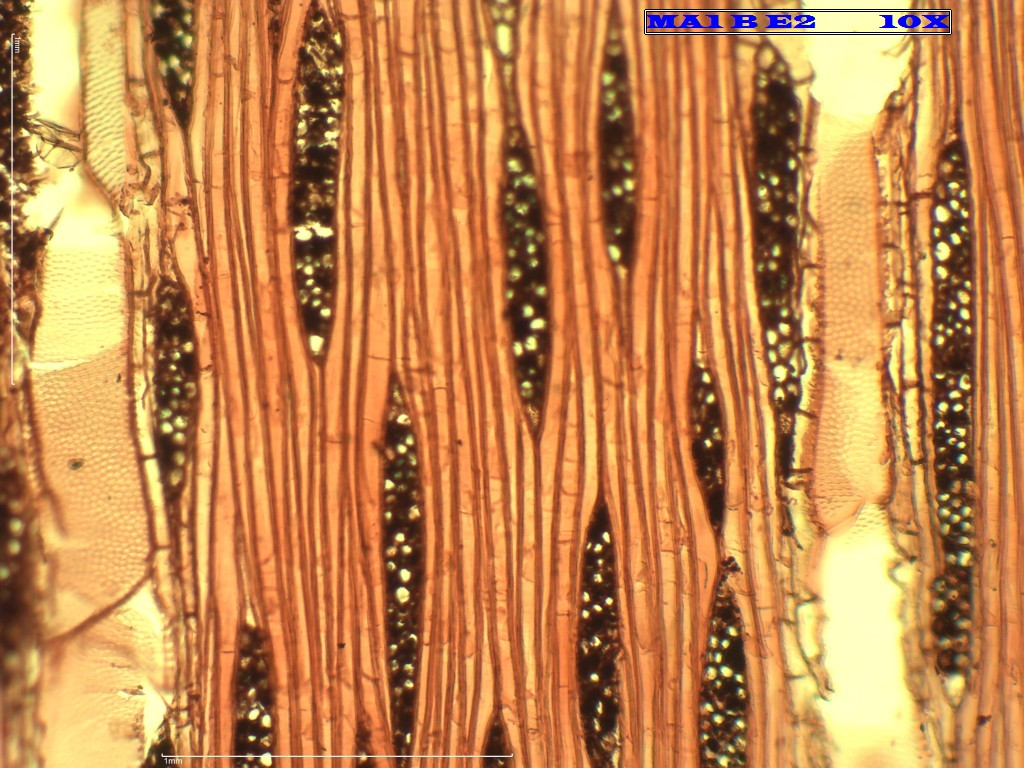
%> input picture Dados/Arvore1/01.jpg, 1024 x 768 px; its folder holds only this picture in this run
$ octave Ex2.m   (GNU Octave 9; MATLAB toolbox functions it lacks are replaced by stand-ins)
%> lines starting %> are read from the running program, lines starting %| are printed output that depends on the picture; in (x1, y1, x2, y2) boxes, pixels count from 0 and x2, y2 are one past the last pixel; in counts of white or black regions, pixels touching at a corner belong together; the program's own positions count from 1
### Codigo/PlotImgHist.m
function PlotImgHist(cdata1, X1, Y1)
%CREATEFIGURE(CDATA1, X1, Y1)
%  CDATA1:  image cdata
%  X1:  stem x
%  Y1:  stem y

%  Auto-generated by MATLAB on 10-May-2018 15:56:14

% Create figure
figure1 = figure;

% Create axes
axes1 = axes('Parent',figure1,'Position',[0.01 0.11 0.5 0.815]);
axis off
hold(axes1,'on');

% Create image
colormap('gray')
image(cdata1,'Parent',axes1,'CDataMapping','scaled');

box(axes1,'on');
axis(axes1,'tight');
axis(axes1,'ij');
% Set the remaining axes properties
set(axes1,'Layer','top','TickDir','out');
% Create axes
axes2 = axes('Parent',figure1,'Position',[0.55 0.25 0.4 0.5]);
hold(axes2,'on');

% Create stem
stem(X1,Y1,'Parent',axes2,'LineWidth',1);

% Uncomment the following line to preserve the X-limits of the axes
% xlim(axes2,[0 1]);
box(axes2,'on');
grid(axes2,'on');
% Set the remaining axes properties
set(axes2,'FontSize',22,'YAxisLocation','right');

### Codigo/Filters/getSobelFilter.m
    %retorna solo el filtro de sobel normalizado en la direction x
function A = getSobelFilter(direction)
if direction == 'x'
    A = [-1 0 1; -2 0 2; -1 0 1]; % x direction
elseif direction == 'y'
    A = [1 2 1; 0 0 0 ; -1 -2 -1]; % y direction
end

### Codigo/Ex2.m
clear all
close all
clc

%%%%%%%%%%%%%%%%%%%%%%%%%%%%%%%%%%%%%%%%%%%%%%%%%%%
%%%%%%% AUTOR: RAYNER HAROLD MONTES CONDORI %%%%%%%
%%%%%%%%%%%%%%%%%%%%%%%%%%%%%%%%%%%%%%%%%%%%%%%%%%%
addpath('.', filesep', 'Filters')
directory_path = ['..', filesep, 'Dados', filesep, 'Arvore1', filesep];
img_ext = 'jpg';
img_names = dir( [directory_path, '*.', img_ext] );
img_names = sort({img_names.name});


%% Step 1: Reading and displaying image

%%%%%%%%%%%%%%% To Edit %%%%%%%%%%%%%%%%
chosen_img = 1; % Number from 1 to 15
%%%%%%%%%%%%%%%%%%%%%%%%%%%%%%%%%%%%%%%%
img_path = [directory_path, img_names{chosen_img} ];

gray_img = rgb2gray( imread(img_path) );
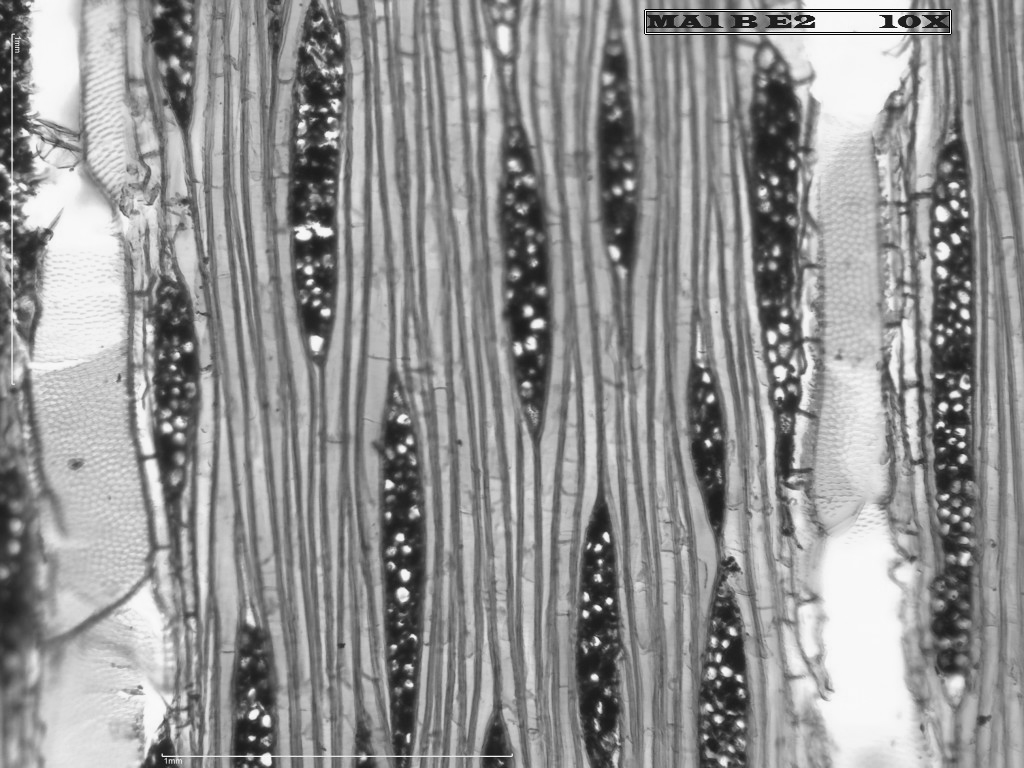
%> gray_img: size 768x1024 uint8; min 1, max 255, mean 146.2
gray_img = im2double(gray_img);
%> gray_img: size 768x1024 double
figure, imshow(gray_img)

%% Step 2: Filtering
filter_id = 'sobel';
switch filter_id
    case 'sobel'
        filter = getSobelFilter('x');
%         filter2 = getSobelFilter('y');
        filtered_img = imfilter(gray_img, filter);
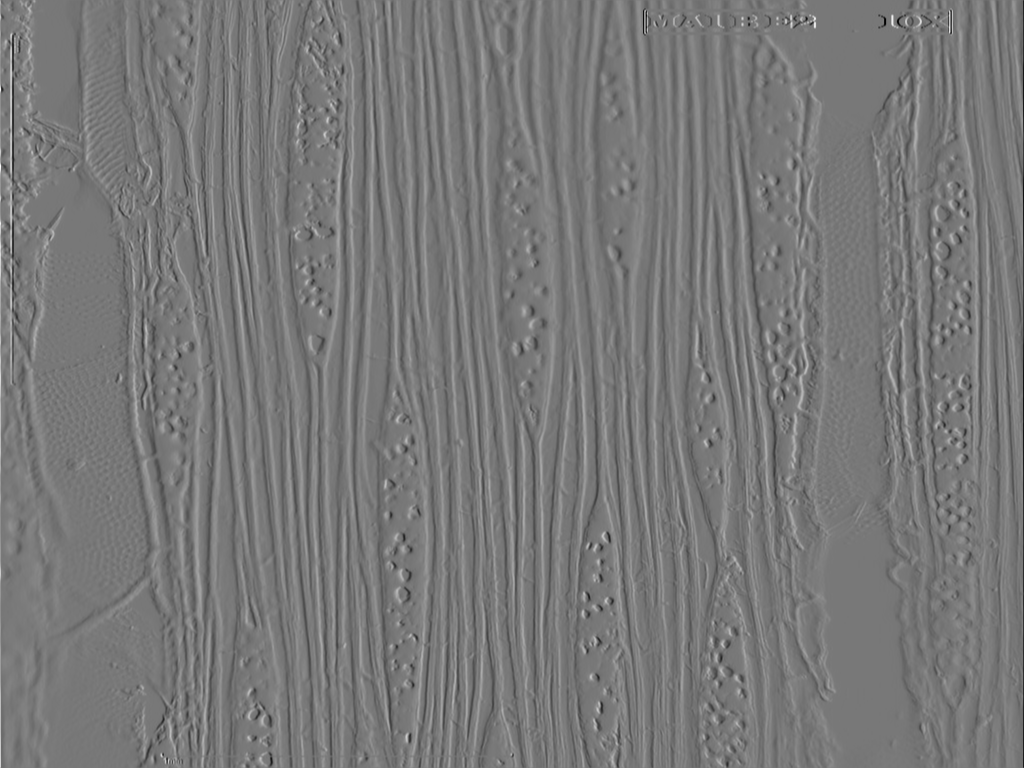
%> filtered_img: size 768x1024 double; min -3.36, max 3.76, mean 0.000899; drawn with min black and max white
%         filtered2_img = imfilter(gray_img, filter2);
%         filtered_img = sqrt( filtered_img.^2 + filtered2_img.^2);
    case 'log'
        filter = laplacian_of_gaussian(5);
        filtered_img = imfilter(gray_img, filter);
    case 'gauss'
        filtered_img = imgaussfilt( gray_img, 10);
    case 'gabor'
        lambda  = 10;   % size of the filter
        theta   = pi/2; % orientation of the filter
        filter = gabor_fn(1,0.5,0,lambda,theta ) + 1i * gabor_fn(1,0.5,pi/2,lambda,theta );
        filtered_img = abs(imfilter(gray_img, filter));
    case 'bank_gabor'
        lambda  = 10;   % size of the filter
        filtered_img = zeros( size(gray_img) );
        for theta = pi/4:pi/2:(3*pi/4)
            filter = gabor_fn(1,0.5,0,lambda,theta ) + 1i * gabor_fn(1,0.5,pi/2,lambda,theta );
            filtered_img = filtered_img  + abs(imfilter(gray_img, filter));
        end
end

filtered_img = (filtered_img - min(filtered_img(:))) / (max(filtered_img(:)) - min(filtered_img(:)));
[a, x] = imhist(filtered_img, 256) ;
%> a = 256 values, max 67899 at index 121, min 0 at index 5, mean 3072; x = 256 values from 0 to 1
PlotImgHist(filtered_img, x,a)
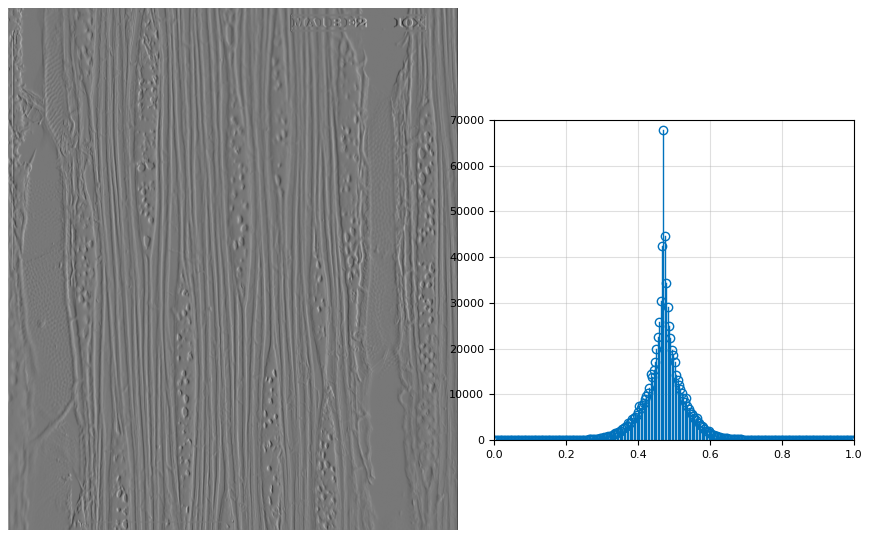
%> figure redrawn from the program's plot data, 2 panels


%% Step 3: Thresholding
level = graythresh(filtered_img);
%> level = 0.451
disp(level)
%| 0.4510
bw_img = filtered_img > 0.5;
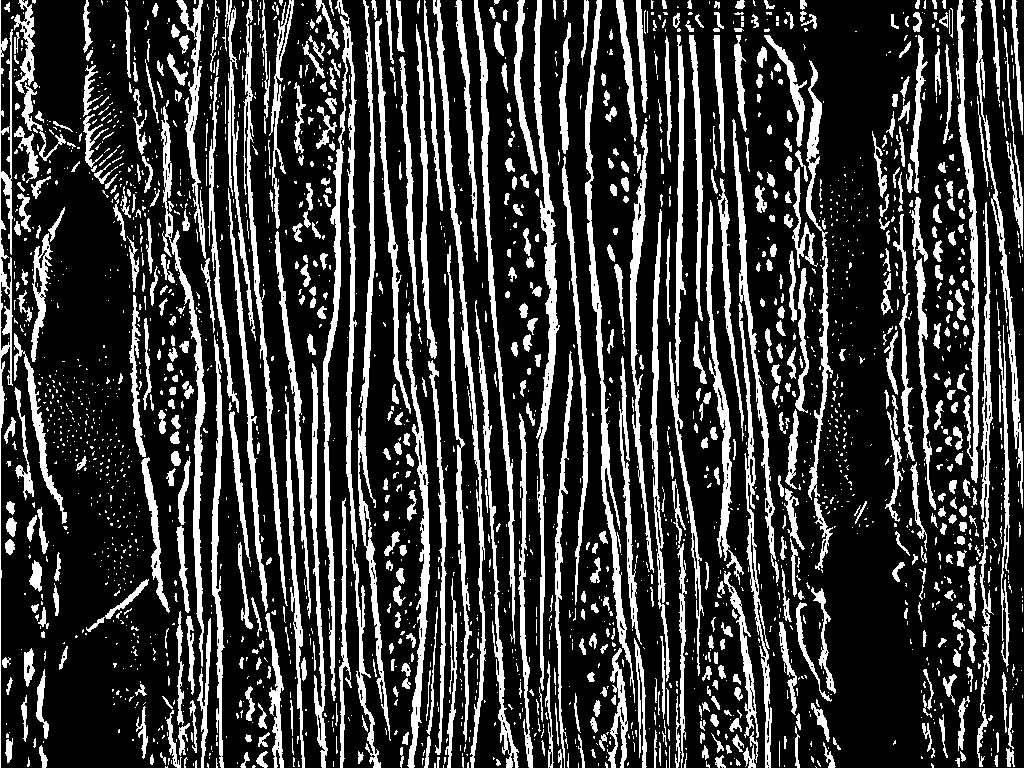
%> bw_img: size 768x1024 logical; 23.2% white; 2285 white regions (1595 under 20 px), largest, box (x1, y1, x2, y2) and area: (323, 0, 357, 701) 5762, (534, 0, 560, 691) 4118, (585, 0, 635, 703) 3928
figure, imshow(bw_img)

$ run again, on Dados/Arvore1/02.jpg
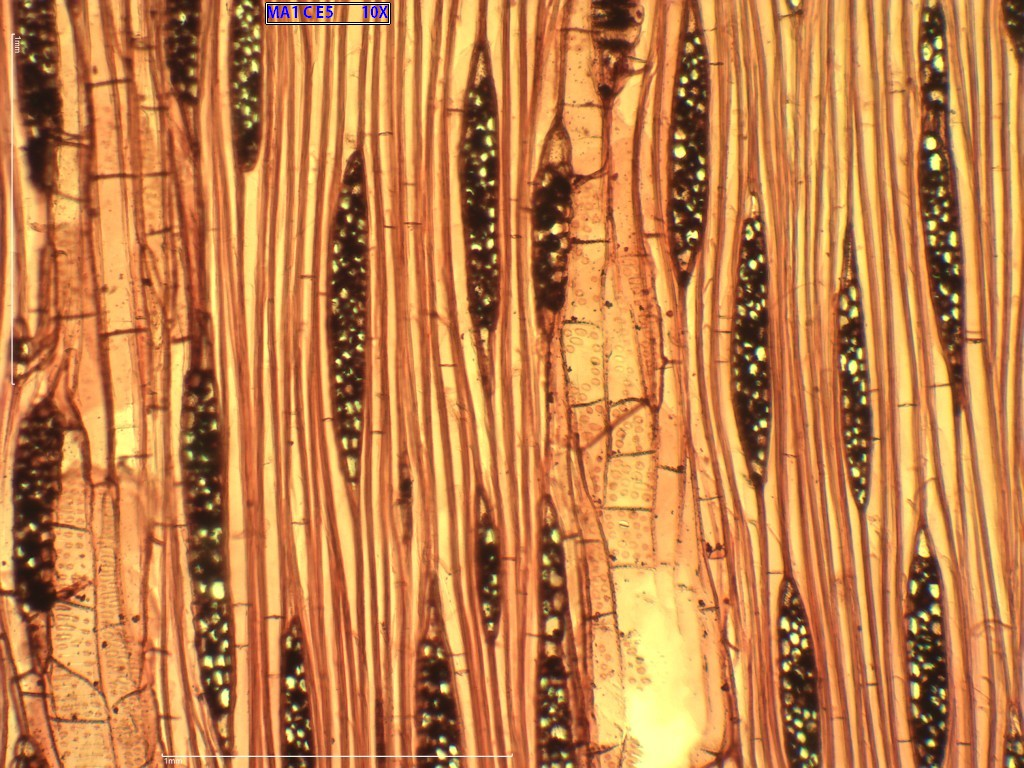
%> input picture Dados/Arvore1/02.jpg, 1024 x 768 px
%> a = 256 values, max 39125 at index 128, min 0 at index 7, mean 3072; x = 256 values from 0 to 1
%> `PlotImgHist(filtered_img, x,a)`:
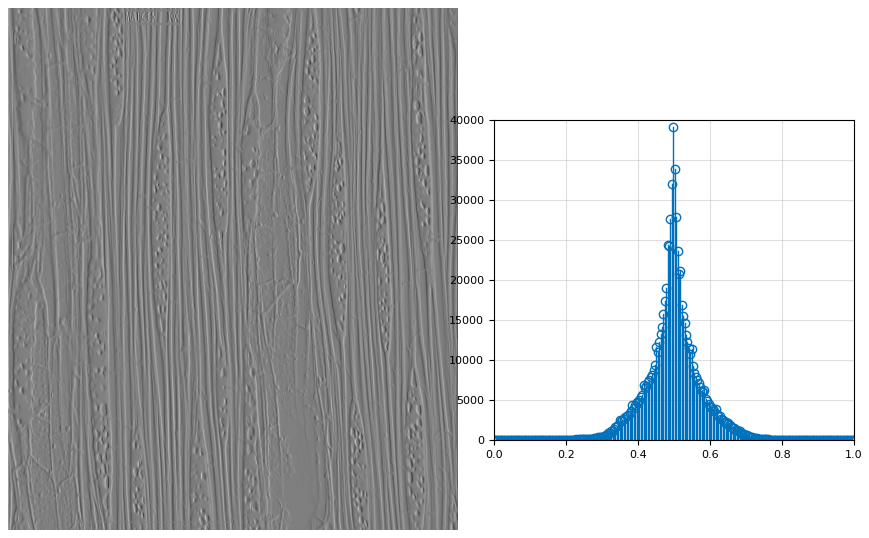
%> figure redrawn from the program's plot data, 2 panels
%> level = 0.514
%| 0.5137
%> `bw_img = filtered_img > 0.5;`:
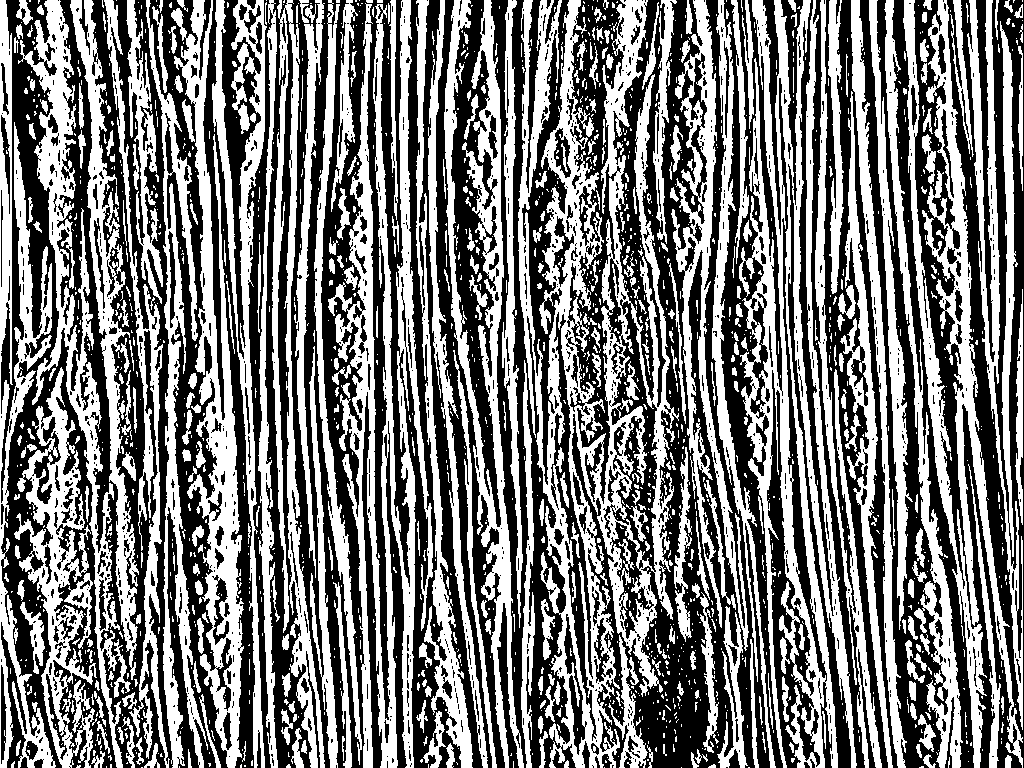
%> bw_img: size 768x1024 logical; 47.6% white; 1658 white regions (1270 under 20 px), largest, box (x1, y1, x2, y2) and area: (518, 0, 679, 768) 41387, (739, 0, 857, 768) 27991, (328, 0, 433, 768) 24363

$ run again, on Dados/Arvore1/03.jpg
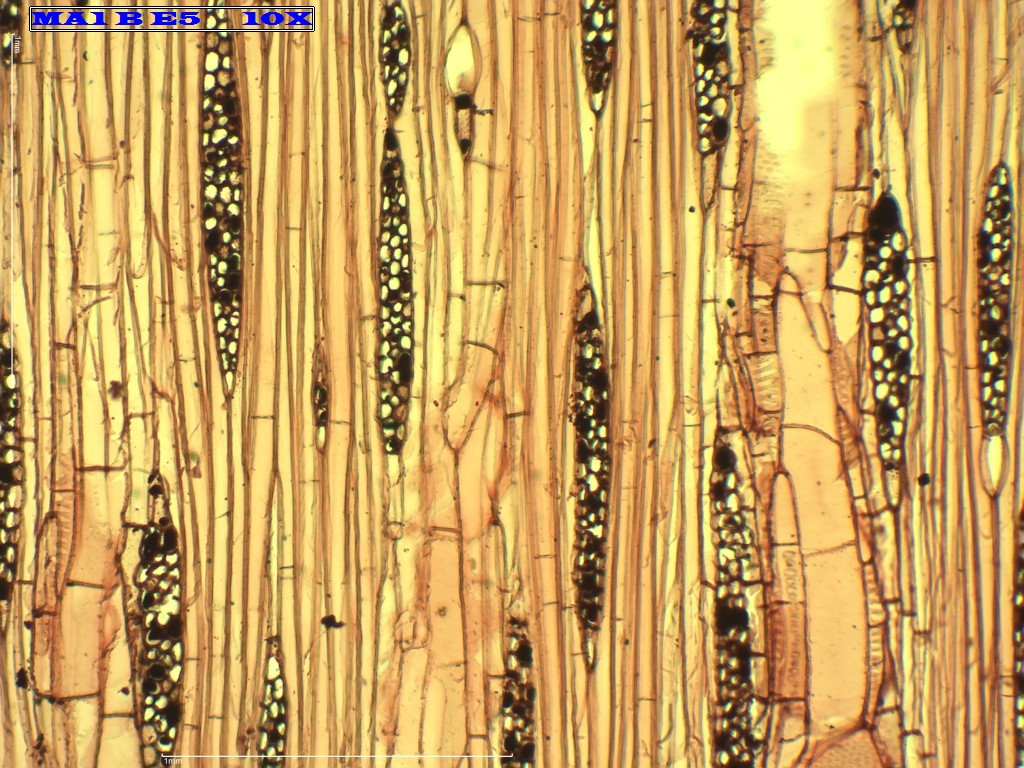
%> input picture Dados/Arvore1/03.jpg, 1024 x 768 px
%> a = 256 values, max 57550 at index 126, min 0 at index 5, mean 3072; x = 256 values from 0 to 1
%> `PlotImgHist(filtered_img, x,a)`:
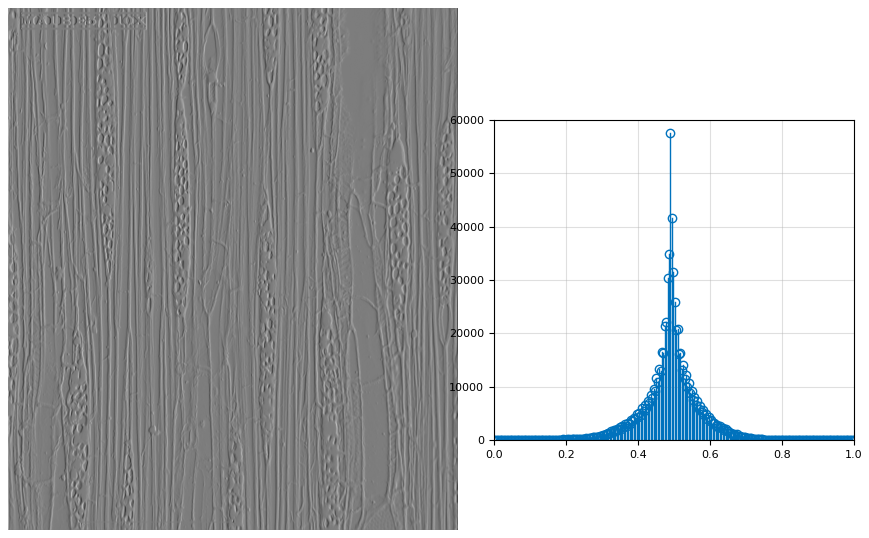
%> figure redrawn from the program's plot data, 2 panels
%> level = 0.463
%| 0.4627
%> `bw_img = filtered_img > 0.5;`:
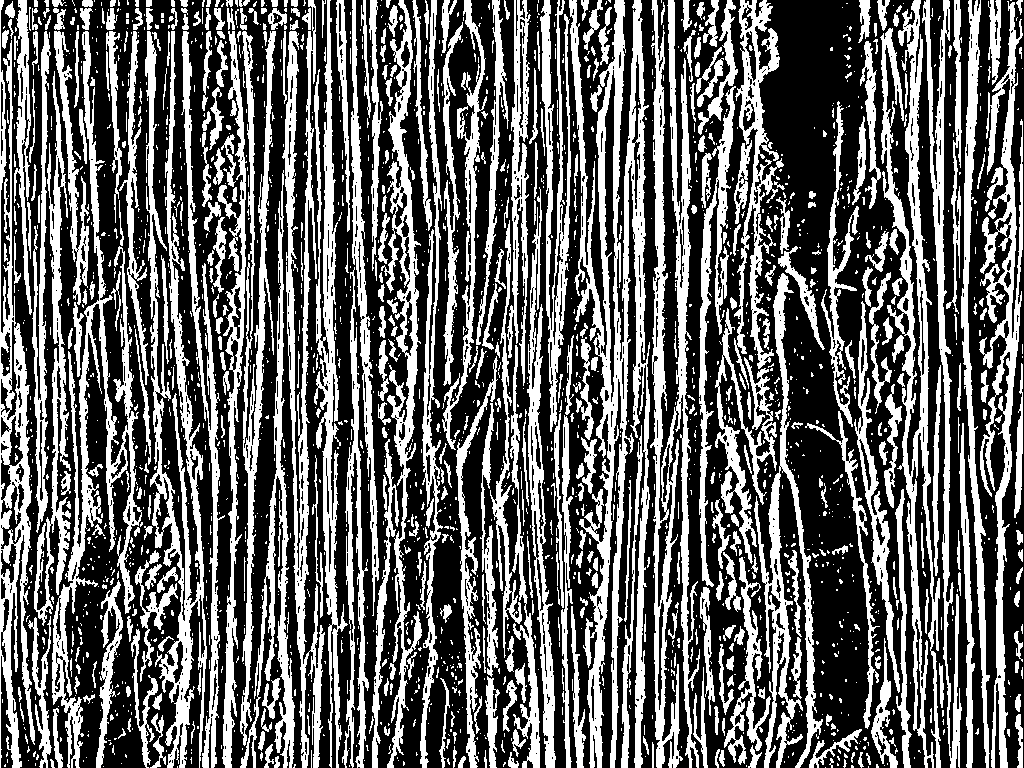
%> bw_img: size 768x1024 logical; 39.1% white; 2083 white regions (1582 under 20 px), largest, box (x1, y1, x2, y2) and area: (569, 0, 650, 768) 21189, (650, 0, 700, 768) 13830, (145, 31, 207, 768) 11655
